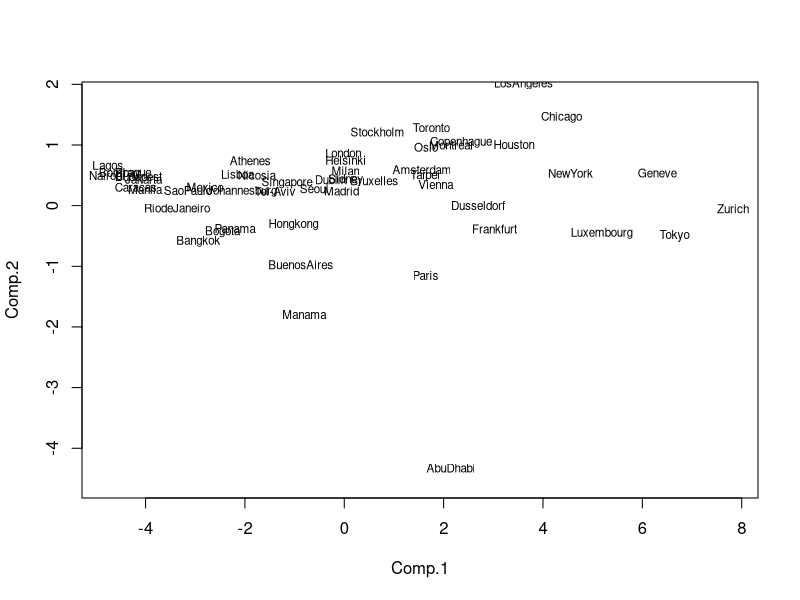

This figure's R source: (Note: this script raises an error after producing the figure.)
#
# Project: r-examples (github.com/garciparedes/r-examples)
# Author: Sergio García Prado (garciparedes.me)
# Date: 2017-12
# Title: Principal Component Analysis in Villes Dataset
# Description: This code example tries to emulate the example of "Aprender de 
#   los Datos, El Análisis de Componentes Principales, una aproximación desde
#   el Data Mining" book of "Tomas Aluja" and "Alain Morineau"
#

rm(list = ls())

column.index <- function(data, columns.name) {
  match(columns.name, colnames(data))
}


filter.by.factor <- function(data, columns.name, factor, columns.remove = TRUE) {
  col.index <- column.index(data, columns.name)
  indexer <- is.element(villes[, col.index], factor)
  if (columns.remove) {
    return(data[indexer, - col.index])
  } else {
    return(data[indexer, ])
  }
}

filter.by.columns <- function(data, columns.name, reverse = FALSE) {
  col.index <- column.index(data, columns.name)
  if (reverse){
    col.index <- - col.index
  }
  return(data[, col.index])
}
  
filter.complete <- function(data) {
  data[complete.cases(data),]
}


  
villes <- as.data.frame(read.csv("./datasets/villes.csv"))
summary(villes)

cols <- c("Ciudad", "Región.del.mundo", "Maestro", "Chófer.de.autobús",
          "Mecánico.de.coche", "Obrero.de.la.construcción", "Tornero", 
          "Jefe.de.cocina", "Director.de.fábrica", "Ingeniero", "Cajero.banco",
          "Secretaria.de.dirección", "Dependienta", "Trabajador.textil")

villes.use <- filter.complete(filter.by.columns(filter.by.factor(
  villes, "Año", "edition 1994"), cols))

head(villes.use)
dim(villes.use)

villes.use.pca <- princomp(scale(filter.by.columns(
  villes.use,c("Ciudad", "Región.del.mundo"), reverse = TRUE)))

plot(villes.use.pca$scores[,1:2], pch = 20,
     col = as.numeric(villes.use[, "Región.del.mundo"]) + 1)
text(villes.use.pca$scores[,1:2], cex = 0.7, pos = 3,
     labels = sub("94", "", villes.use[,"Ciudad"]))
legend(2,4.5,levels(villes.use[, "Región.del.mundo"]), pch=20,cex=0.5, col=2:nlevels(villes.use[, "Región.del.mundo"]))

  